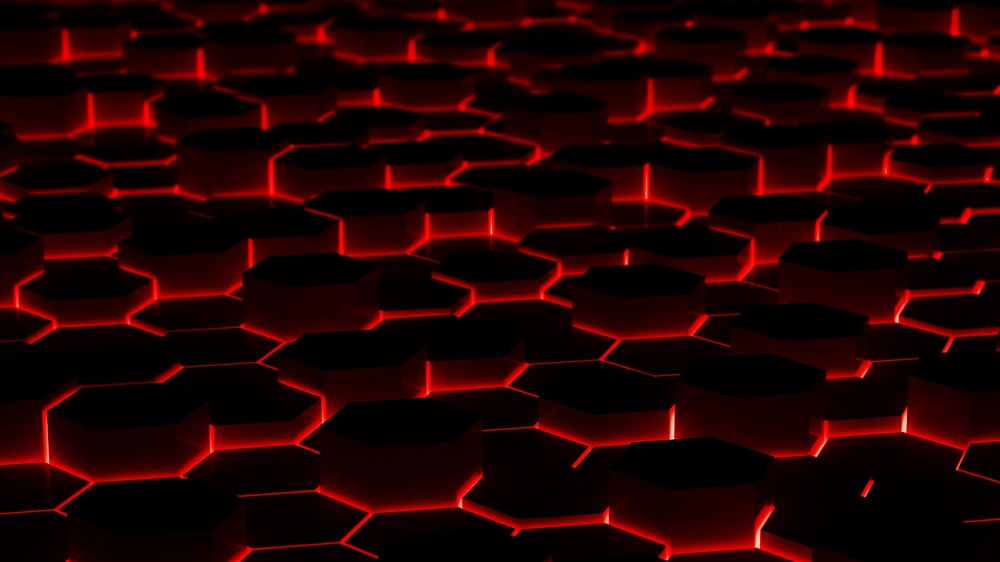
#> input picture datas/red-black-1920x1080-wallpaper367453.jpg, 1000 x 562 px, shrunk from 1920 x 1080 before the run, found by its file name
$ python averageColor.py
#> lines starting #> are read from the running program, lines starting #| are printed output that depends on the picture
import cv2
import numpy as np
import time

# Gets the average color of an image and displays the average color in a window
t1 = time.time()

img = cv2.imread("datas/red-black-1920x1080-wallpaper367453.jpg", 1)
#> img is the input picture: shape (562, 1000, 3); mean B, G, R 0.9, 0.8, 33
average = cv2.mean(img)
#> average = (0.919, 0.837, 33.03, 0)
cv2.imshow("original", img)

# Generating average colored image
avImg = np.ones((256, 256, 3), np.uint8)
x = np.array(list(average[0:3]))
#> x = [0.919, 0.837, 33.03]
x = x.astype(np.uint8)
#> x = [0, 0, 33]
# print x
avImg = avImg[:,:] * x
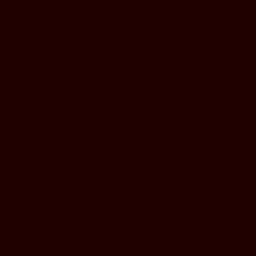
#> avImg: shape (256, 256, 3); mean of channels 0, 1, 2 0, 0, 33; drawn as B, G, R
cv2.imshow("average color",avImg)
t2 = time.time()

# print t2 -t1
cv2.waitKey(0)
